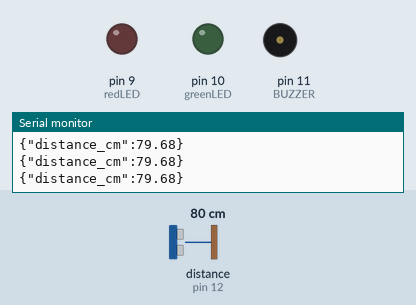
This sketch was run on a simulated Arduino Uno, built with avr-gcc and run on an emulated ATmega328P. Parts: output pins drawn as LEDs (lit = HIGH), buzzer (waves = sounding, pin HIGH), the last lines printed to the serial monitor. Wiring (inferred from the names in the program): ultrasonic range finder: trigger pin 13; echo pin 12. The inputs (shaded band) are chosen by the test bench; at power-on: distance to the obstacle (sensor on pin 12) 80 cm. The echo pulse lasts 58.3 µs per cm; pins used as bus, display or sensor lines are not drawn.

Above: at 1.2 s.
1.3 s: distance to the obstacle (sensor on pin 12) set to 34 cm
2.8 s: distance to the obstacle (sensor on pin 12) set to 26 cm
At 3.4 s:
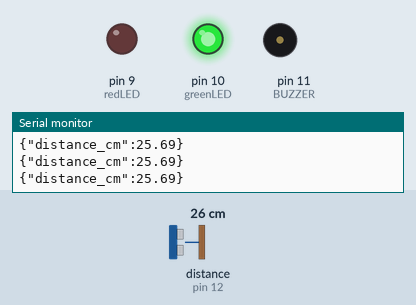
4.3 s: distance to the obstacle (sensor on pin 12) set to 2 cm
At 4.7 s:
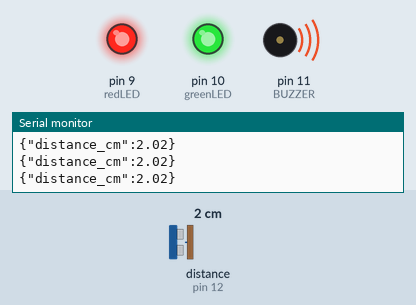
5.8 s: distance to the obstacle (sensor on pin 12) set to 18 cm
At 6.5 s:
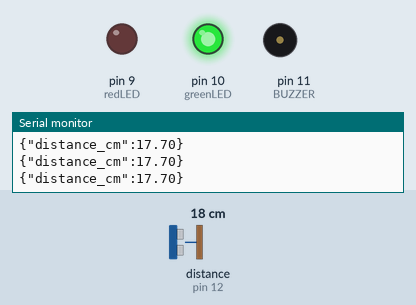
7.3 s: distance to the obstacle (sensor on pin 12) set to 4 cm
At 8.6 s:
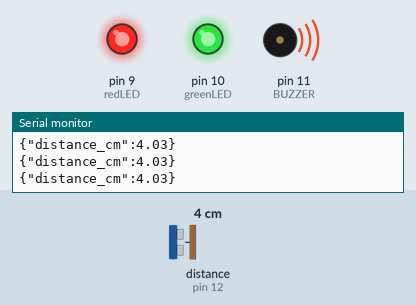
Timing chart, 0 to 9.8 s (numbered marks = the images above; inputs shaded):
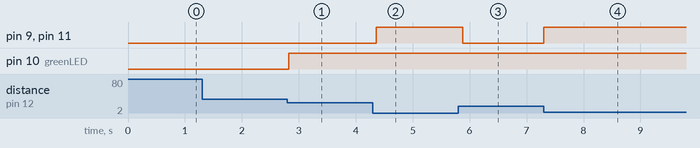

The sketch:

distance_reader.ino
```cpp
const int TRIG_PIN = 13;
const int ECHO_PIN = 12;
const int BUZZER = 11; // use an active buzzer for this project
const int greenLED = 10;
const int redLED = 9;

unsigned long duration;
double distanceCm;

const double MAX_RANGE = 30.0; // in centimetres
const double ALERT_THRESHOLD = MAX_RANGE * 0.33; // ~10cm

void setup() {
  pinMode(TRIG_PIN, OUTPUT);
  pinMode(ECHO_PIN, INPUT);
  pinMode(BUZZER, OUTPUT);
  pinMode(greenLED, OUTPUT);
  pinMode(redLED, OUTPUT);

  digitalWrite(BUZZER, LOW);
  digitalWrite(greenLED, LOW);
  digitalWrite(redLED, LOW);

  Serial.begin(9600);
}

void loop() {
  // Trigger ultrasonic pulse
  digitalWrite(TRIG_PIN, LOW);
  delayMicroseconds(2);
  digitalWrite(TRIG_PIN, HIGH);
  delayMicroseconds(10);
  digitalWrite(TRIG_PIN, LOW);

  // Read echo pulse duration
  duration = pulseIn(ECHO_PIN, HIGH);
 distanceCm = (duration * 0.0343) / 2.0;

// Ignore high readings above max sensor range (~400 cm)
if (distanceCm > 400 || distanceCm <= 0) {
  return; // skip this loop cycle
}

  // Visual/audible indicators
  digitalWrite(greenLED, distanceCm < MAX_RANGE ? HIGH : LOW);

  if (distanceCm < ALERT_THRESHOLD) {
    digitalWrite(redLED, HIGH);
    digitalWrite(BUZZER, HIGH);
  } else {
    digitalWrite(redLED, LOW);
    digitalWrite(BUZZER, LOW);
  }

  // Structured serial output (Python-friendly)
  Serial.print("{\"distance_cm\":");
  Serial.print(distanceCm);
  Serial.println("}");
  //Serial.println(distanceCm);

  delay(100); // limit to ~10 readings/sec
}
```

Measured:
- the behaviour switches between 31 and 30 cm on distance to the obstacle (sensor on pin 12) (found by bisection; images 0 and 1)
- after the input at 2.8 s, pin 10 (greenLED): LOW → HIGH at once
- after the input at 4.3 s, pin 9 (redLED), pin 11 (BUZZER): LOW → HIGH after 0.06 s
- after the input at 5.8 s, pin 9 (redLED), pin 11 (BUZZER): HIGH → LOW after 0.08 s
- after the input at 7.3 s, pin 9 (redLED), pin 11 (BUZZER): LOW → HIGH at once
